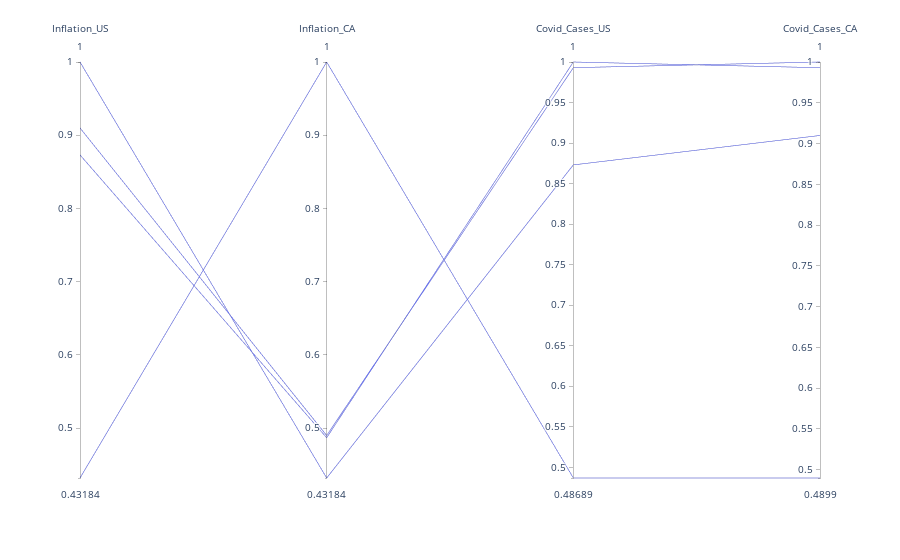

Notebook code for this chart:
### Markdown cell above
## Use the parallel coordinate to plot the correlation

### Code cell
# Plot data using parallel_coordinates plot
px.parallel_coordinates(correlation)

### Figure 1 — Plotly figure (JSON) as saved in the notebook; plotly's stock layout.template omitted (floating-point values rounded to 4 significant figures)
{"data": [{"dimensions": [{"label": "Inflation_US", "values": [1, 0.4318, 0.8731, 0.9099]}, {"label": "Inflation_CA", "values": [0.4318, 1, 0.4869, 0.4899]}, {"label": "Covid_Cases_US", "values": [0.8731, 0.4869, 1, 0.993]}, {"label": "Covid_Cases_CA", "values": [0.9099, 0.4899, 0.993, 1]}], "domain": {"x": [0, 1], "y": [0, 1]}, "name": "", "type": "parcoords"}], "layout": {"autosize": true, "legend": {"tracegroupgap": 0}, "margin": {"t": 60}}}
